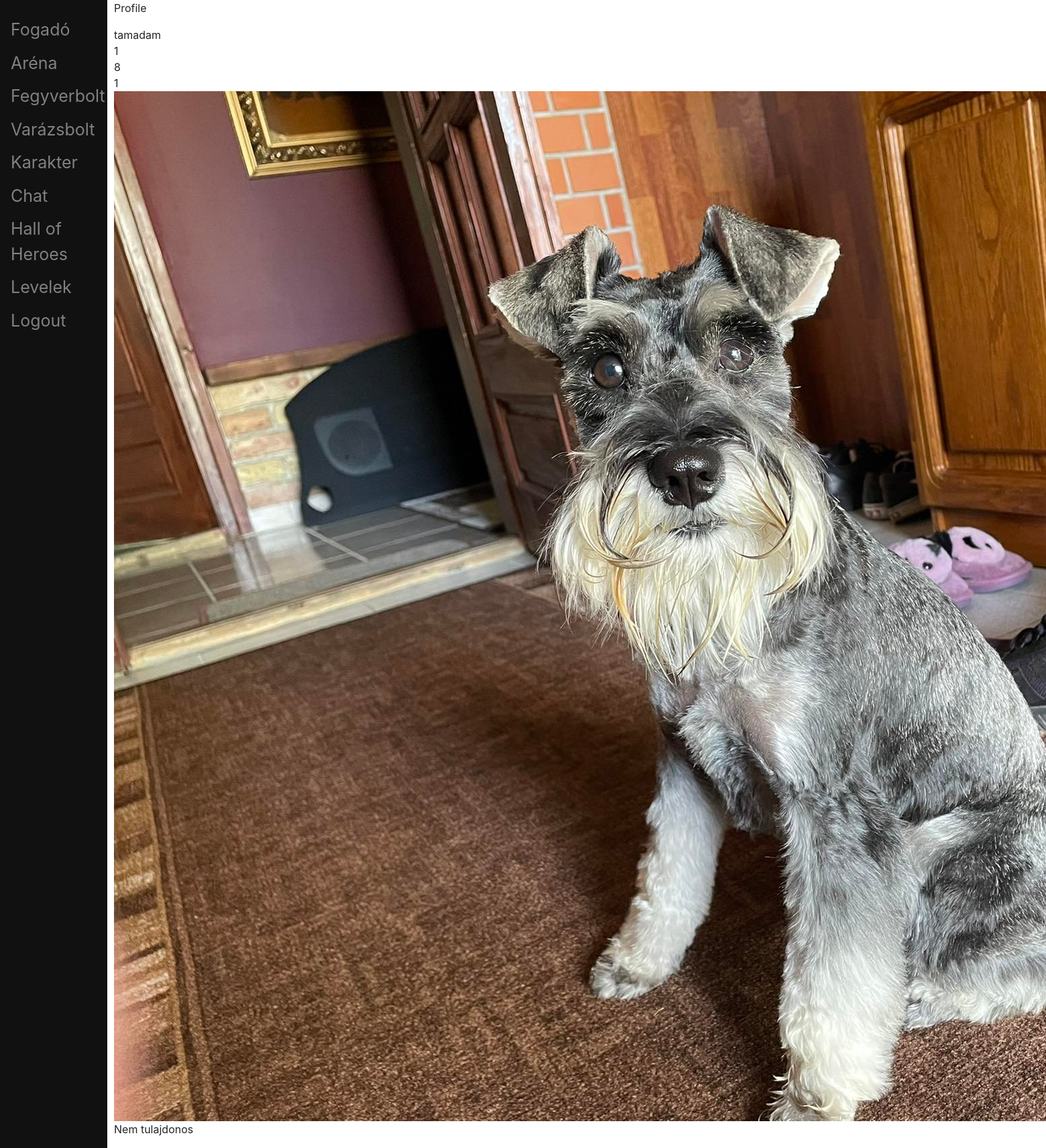
The page /profile/1/ (signed in) on the database its author committed.
### account/models.py (models this page shows, shortened)
class Account(AbstractBaseUser):
	username		= models.CharField(verbose_name = 'username', max_length = 20, unique = True)
	email 			= models.EmailField(verbose_name = 'email', max_length = 128, unique = True)
	date_joined		= models.DateTimeField(verbose_name = 'date joined', auto_now_add = True)
	last_login		= models.DateTimeField(verbose_name = 'last login', auto_now = True)
	is_admin		= models.BooleanField(default=False)
	is_superuser	= models.BooleanField(default=False)
	is_staff		= models.BooleanField(default=False)
	is_active		= models.BooleanField(default=True) # - lehet false pl email-es aktivalas
	profile_image		= models.ImageField(null=True, blank=True, upload_to=profile_image_path)
	objects = CustomAccountManager()
	USERNAME_FIELD 	= 'username'
	REQUIRED_FIELDS	= ['email']

class Character(models.Model):
	account = models.OneToOneField(Account, on_delete=models.CASCADE, primary_key=True)
	ROLES = (
		('warrior', 'warrior'),
		('mage', 'mage'),
		('scout', 'scout'),
	)
	character_type	= models.CharField(verbose_name = 'character type', max_length = 20, choices=ROLES, default='')
	level			= models.DecimalField(verbose_name='level', max_digits=19, decimal_places=0, default = 1) #szint
	strength		= models.DecimalField(verbose_name='strength', max_digits=19, decimal_places=0, default = 8) #erő
	skill 			= models.DecimalField(verbose_name='skill', max_digits=19, decimal_places=0, default = 6) #ügyesség
	intelligence	= models.DecimalField(verbose_name='intelligence', max_digits=19, decimal_places=0, default = 7) #értelem
	health_point	= models.DecimalField(verbose_name='health point', max_digits=19, decimal_places=0, default = 10) #életerő
	fortune 		= models.DecimalField(verbose_name='fortune', max_digits=19, decimal_places=0, default = 8) #szerencse
	shield 			= models.DecimalField(verbose_name='shield', max_digits=19, decimal_places=0, default = 0) #páncél
	rank			= models.DecimalField(verbose_name='rank', max_digits=19, decimal_places=0, blank = True, null = True) #helyezes
	honor			= models.DecimalField(verbose_name='honor', max_digits=19, decimal_places=0, default = 1) #becsuletpont

### account/views.py (the view)
# urls.py: path('profile/<user_id>/', profile_view, name='profile'),
@login_required(login_url='login')
def profile_view(request, *args, **kwargs):
	context = {}
	user_id = kwargs.get('user_id')
	try:
		account = Account.objects.get(id=user_id)
	except Account.DoesNotExist:
		return HttpResponse('Account does not exist')
	owner_of_the_profile = False
	if request.user.id == account.id:
		owner_of_the_profile = True
	context = {
		'username': account.username,
		'user_id': account.id,
		'level': account.character.level,
		'strength': account.character.strength,
		'character_type': account.character.character_type,
		'is_owner': owner_of_the_profile,
	}
	if account.profile_image:
		context['profile_image'] = account.profile_image.url
	else:
		context['profile_image'] = STATIC_IMAGE_PATH_IF_DEFAULT_PIC_SET
	return render(request, 'account/profile.html', context)

### account/templates/account/profile.html (shortened to what this page needs)
{% extends 'base.html' %}
{% load static %}
{% block content %}
<div class="main">
	<p>Profile</p>
	{{username}}<br>
	{{ user_id }} <br>
	{{ strength }}<br>
	{{level}}<br>
	<img src="{{ profile_image }}">
	{% if is_owner %}
		<p>Tulajdonos</p>
		<a href="{% url 'account:edit' user_id=user_id%}">Módosítás</a>
	{% else %}
		<p>Nem tulajdonos</p>
	{% endif %}
</div>
{% endblock %}

### static/core/core.css (style rules this page uses)
.main { margin-left: 160px; padding: 0px 10px; }

### rows shown on the page
Account: username "tamadam"
Character: strength "8", level "1"

### other values the page prints
{{ user_id }} "1"
